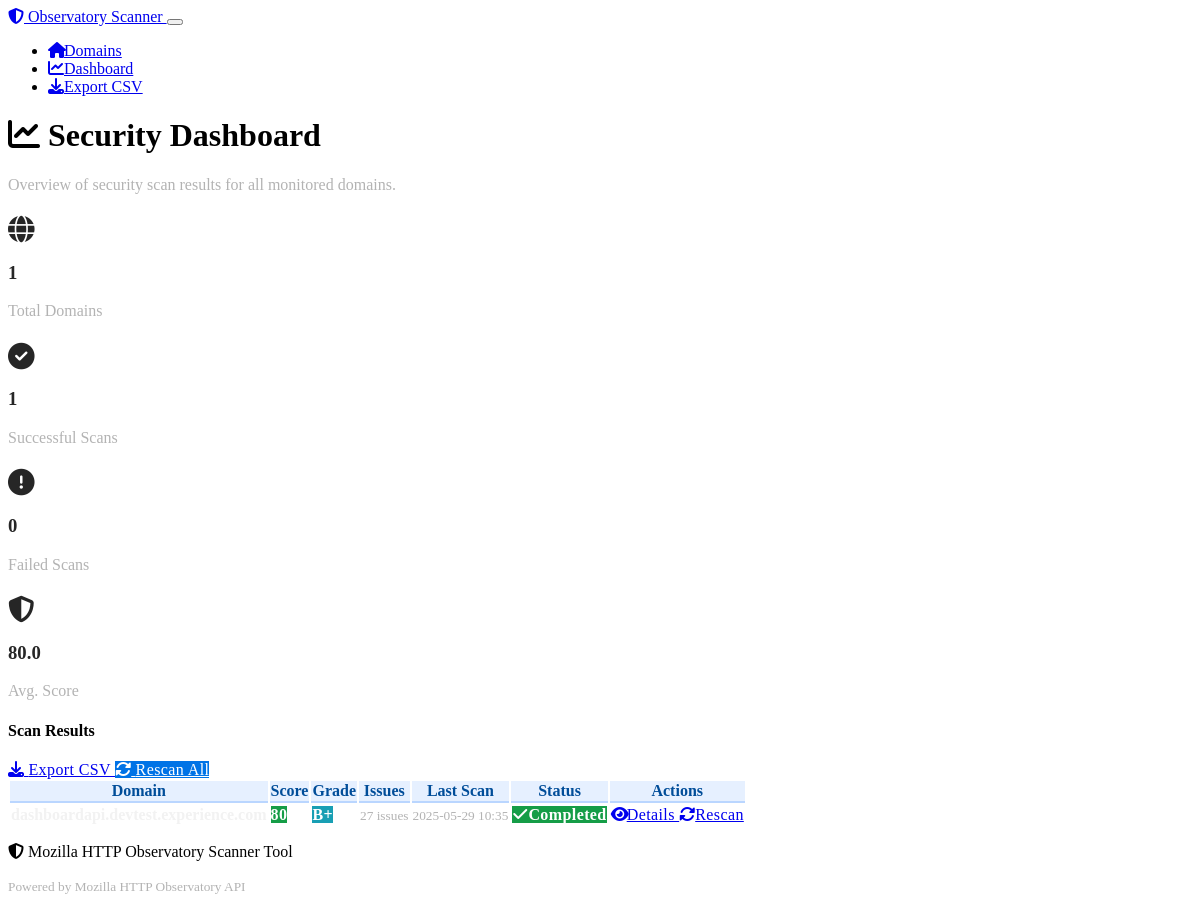
/dashboard, run on the app's committed database.
### models.py (models this page shows, shortened)
class ScanResult(db.Model):
    id = db.Column(db.Integer, primary_key=True)
    domain_id = db.Column(db.Integer, db.ForeignKey('domain.id'), nullable=False)
    scan_date = db.Column(db.DateTime, default=datetime.utcnow)
    overall_score = db.Column(db.Integer)
    grade = db.Column(db.String(5))
    status = db.Column(db.String(50))  # 'completed', 'failed', 'pending'
    error_message = db.Column(db.Text)
    csp_issues = db.Column(db.Text)  # JSON string
    cookie_issues = db.Column(db.Text)  # JSON string
    header_issues = db.Column(db.Text)  # JSON string
    domain = db.relationship('Domain', backref=db.backref('scan_results', lazy=True))

### routes.py (the view)
@app.route('/dashboard')
def dashboard():
    from sqlalchemy import func
    latest_scan_dates = db.session.query(
        ScanResult.domain_id,
        func.max(ScanResult.scan_date).label('latest_date')
    ).group_by(ScanResult.domain_id).subquery()
    latest_scans = db.session.query(ScanResult).join(Domain).join(
        latest_scan_dates,
        (ScanResult.domain_id == latest_scan_dates.c.domain_id) &
        (ScanResult.scan_date == latest_scan_dates.c.latest_date)
    ).filter(Domain.is_active == True).all()
    return render_template('dashboard.html', scans=latest_scans)

### app.py (called while the page is built)
@app.template_filter('from_json')
def from_json_filter(value):
    if not value:
        return []
    try:
        return json.loads(value)
    except (json.JSONDecodeError, TypeError):
        return []

### templates/dashboard.html (shortened to what this page needs)
{% extends "base.html" %}
{% block content %}
<div class="container my-5">
    <div class="row mb-4">
        <div class="col-12">
            <h1 class="display-4 mb-3">
                <i class="fas fa-chart-line me-3"></i>
                Security Dashboard
            </h1>
            <p class="lead text-muted">
                Overview of security scan results for all monitored domains.
            </p>
        </div>
    </div>
    {% if scans %}
    <div class="row mb-4">
        <div class="col-md-3">
            <div class="card text-center">
                <div class="card-body">
                    <h5 class="card-title text-primary">
                        <i class="fas fa-globe fa-2x mb-2"></i>
                    </h5>
                    <h3 class="mb-1">{{ scans|length }}</h3>
                    <p class="text-muted mb-0">Total Domains</p>
                </div>
            </div>
        </div>
        <div class="col-md-3">
            <div class="card text-center">
                <div class="card-body">
                    <h5 class="card-title text-success">
                        <i class="fas fa-check-circle fa-2x mb-2"></i>
                    </h5>
                    <h3 class="mb-1">{{ scans|selectattr('status', 'equalto', 'completed')|list|length }}</h3>
                    <p class="text-muted mb-0">Successful Scans</p>
                </div>
            </div>
        </div>
        <div class="col-md-3">
            <div class="card text-center">
                <div class="card-body">
                    <h5 class="card-title text-danger">
                        <i class="fas fa-exclamation-circle fa-2x mb-2"></i>
                    </h5>
                    <h3 class="mb-1">{{ scans|selectattr('status', 'equalto', 'failed')|list|length }}</h3>
                    <p class="text-muted mb-0">Failed Scans</p>
                </div>
            </div>
        </div>
        <div class="col-md-3">
            <div class="card text-center">
                <div class="card-body">
                    <h5 class="card-title text-warning">
                        <i class="fas fa-shield-alt fa-2x mb-2"></i>
                    </h5>
                    <h3 class="mb-1">
                        {% set avg_score = scans|selectattr('overall_score')|map(attribute='overall_score')|list %}
                        {% if avg_score %}
                            {{ (avg_score|sum / avg_score|length)|round(1) }}
                        {% else %}
                            N/A
                        {% endif %}
                    </h3>
                    <p class="text-muted mb-0">Avg. Score</p>
                </div>
            </div>
        </div>
    </div>
    {% endif %}
    <div class="row mb-4">
        <div class="col-12 d-flex justify-content-between align-items-center">
            <h4 class="mb-0">Scan Results</h4>
            <div>
                <a href="{{ url_for('export_csv') }}" class="btn btn-success">
                    <i class="fas fa-download me-1"></i>
                    Export CSV
                </a>
                <a href="{{ url_for('scan_all') }}" class="btn btn-primary">
                    <i class="fas fa-sync-alt me-1"></i>
                    Rescan All
                </a>
            </div>
        </div>
    </div>
    <div class="row">
        <div class="col-12">
            <div class="card">
                <div class="card-body">
                    {% if scans %}
                        <div class="table-responsive">
                            <table class="table table-hover">
                                <thead>
                                    <tr>
                                        <th>Domain</th>
                                        <th>Score</th>
                                        <th>Grade</th>
                                        <th>Issues</th>
                                        <th>Last Scan</th>
                                        <th>Status</th>
                                        <th>Actions</th>
                                    </tr>
                                </thead>
                                <tbody>
                                    {% for scan in scans %}
                                    <tr>
                                        <td>
                                            <strong>{{ scan.domain.hostname }}</strong>
                                        </td>
                                        <td>
                                            {% if scan.overall_score is not none %}
                                                <span class="badge bg-{% if scan.overall_score >= 80 %}success{% elif scan.overall_score >= 50 %}warning{% else %}danger{% endif %}">
                                                    {{ scan.overall_score }}
                                                </span>
                                            {% else %}
                                                <span class="text-muted">N/A</span>
                                            {% endif %}
                                        </td>
                                        <td>
                                            {% if scan.grade %}
                                                <span class="badge bg-{% if scan.grade in ['A+', 'A'] %}success{% elif scan.grade in ['B+', 'B'] %}info{% elif scan.grade in ['C+', 'C'] %}warning{% else %}danger{% endif %}">
                                                    {{ scan.grade }}
                                                </span>
                                            {% else %}
                                                <span class="text-muted">N/A</span>
                                            {% endif %}
                                        </td>
                                        <td>
                                            {% if scan.status == 'completed' %}
                                                {% set csp_count = (scan.csp_issues|from_json|length if scan.csp_issues else 0) %}
                                                {% set cookie_count = (scan.cookie_issues|from_json|length if scan.cookie_issues else 0) %}
                                                {% set header_count = (scan.header_issues|from_json|length if scan.header_issues else 0) %}
                                                {% set total_issues = csp_count + cookie_count + header_count %}
                                                <small>
                                                    {% if total_issues > 0 %}
                                                        <span class="text-danger">{{ total_issues }} issues</span>
                                                    {% else %}
                                                        <span class="text-success">No issues</span>
                                                    {% endif %}
                                                </small>
                                            {% else %}
                                                <span class="text-muted">-</span>
                                            {% endif %}
                                        </td>
                                        <td>
                                            <small class="text-muted">
                                                {{ scan.scan_date.strftime('%Y-%m-%d %H:%M') if scan.scan_date else 'N/A' }}
                                            </small>
                                        </td>
                                        <td>
                                            {% if scan.status == 'completed' %}
                                                <span class="badge bg-success">
                                                    <i class="fas fa-check me-1"></i>Completed
                                                </span>
                                            {% elif scan.status == 'failed' %}
                                                <span class="badge bg-danger">
                                                    <i class="fas fa-times me-1"></i>Failed
                                                </span>
                                            {% else %}
                                                <span class="badge bg-secondary">
                                                    <i class="fas fa-clock me-1"></i>{{ scan.status|title }}
                                                </span>
                                            {% endif %}
                                        </td>
                                        <td>
                                            <div class="btn-group btn-group-sm" role="group">
                                                <a href="{{ url_for('domain_results', domain_id=scan.domain_id) }}"
                                                   class="btn btn-outline-info btn-sm">
                                                    <i class="fas fa-eye me-1"></i>Details
                                                </a>
                                                <a href="{{ url_for('scan_domain', domain_id=scan.domain_id) }}"
                                                   class="btn btn-outline-primary btn-sm">
                                                    <i class="fas fa-sync-alt me-1"></i>Rescan
                                                </a>
                                            </div>
                                        </td>
                                    </tr>
                                    {% endfor %}
                                </tbody>
                            </table>
                        </div>
                    {% endif %}
                </div>
            </div>
        </div>
    </div>
</div>
{% endblock %}

### static/css/style.css (style rules this page uses)
:root { --primary_hue: 210; --success_hue: 142; --warning_hue: 45; --danger_hue: 354; --info_hue: 188; --security_excellent: 142 76% 25%; --security_good: 45 93% 35%; --security_poor: 354 70% 45%; --security_critical: 0 84% 40%; --text_on_light: 0 0% 15%; --text_on_dark: 0 0% 95%; --text_muted_light: 0 0% 40%; --text_muted_dark: 0 0% 70%; }
.badge { font-weight: 600; letter-spacing: 0.025em; }
.badge.bg-success { background-color: hsl(142 76% 35%) !important; color: white !important; }
.badge.bg-info { background-color: hsl(188 76% 40%) !important; color: white !important; }
.table > :not(caption) > * > * { color: hsl(var(--text_on_light)); border-bottom-color: rgba(0, 0, 0, 0.125); }
.text-muted { color: hsl(var(--text_muted_light)) !important; }
[data-bs-theme="dark"] .card { background-color: rgba(255, 255, 255, 0.05); border-color: rgba(255, 255, 255, 0.125); color: hsl(var(--text_on_dark)); }
[data-bs-theme="dark"] .table > :not(caption) > * > * { border-bottom-color: rgba(255, 255, 255, 0.125); color: hsl(var(--text_on_dark)); }
[data-bs-theme="dark"] .text-muted { color: hsl(var(--text_muted_dark)) !important; }
.fas, .far { width: 1em; text-align: center; }
.card-title { font-weight: 600; margin-bottom: 0.5rem; }
.card-body { color: hsl(var(--text_on_light)); }
.btn { font-weight: 500; letter-spacing: 0.025em; }
.btn-primary { background-color: hsl(210 100% 45%); border-color: hsl(210 100% 45%); color: white !important; }
.table thead th { background-color: rgba(13, 110, 253, 0.1) !important; color: hsl(210 100% 30%) !important; font-weight: 600; border-bottom: 2px solid rgba(13, 110, 253, 0.2) !important; }
small { color: hsl(var(--text_muted_light)) !important; }
[data-bs-theme="dark"] small { color: hsl(var(--text_muted_dark)) !important; }

### data on the page
ScanResult: overall_score "80", grade "B+", total_issues "27", scan_date "2025-05-29 10:35", status "completed" (drawn)

### other printed values
{{ scans|length }} "1"
{{ scans|selectattr('status', 'equalto', 'completed')|list|length }} "1"
{{ scans|selectattr('status', 'equalto', 'failed')|list|length }} "0"
{{ (avg_score|sum / avg_score|length)|round(1) }} "80.0"
